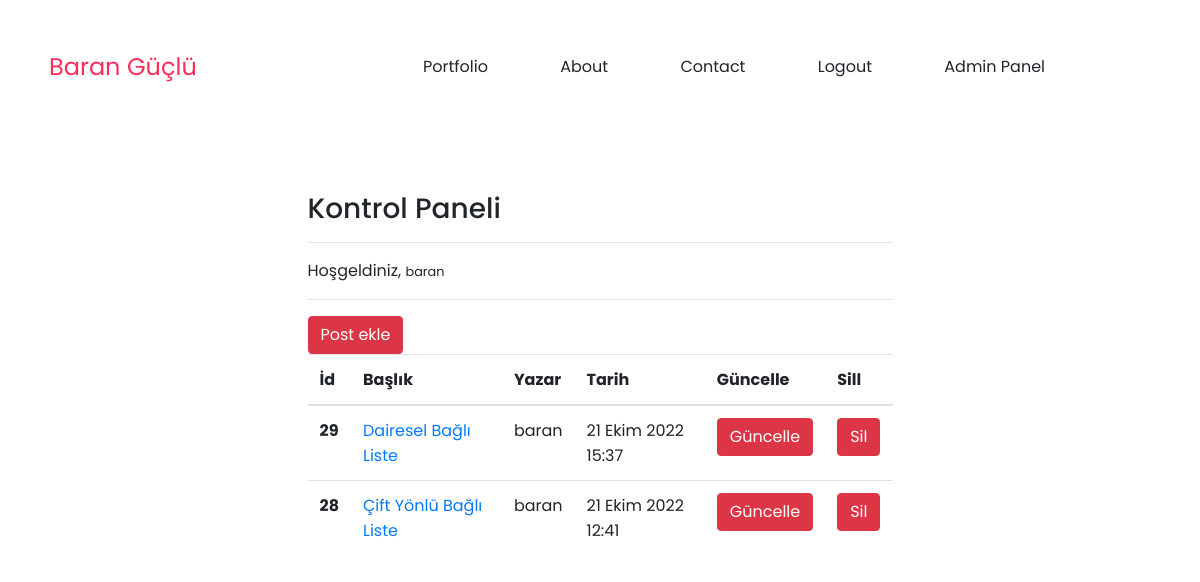
/posts/dashboard/ (signed in), run on the app's committed database.
### Post/models.py (models this page shows, shortened)
class Post(models.Model):
    author=models.ForeignKey("auth.User",on_delete=models.CASCADE,verbose_name="Kullanıcı")
    title = models.CharField(max_length=50,verbose_name="Başlık")
    content=RichTextField(max_length=50000,null=True)
    created_date=models.DateTimeField(auto_now_add=True,verbose_name="Tarih")
    post_image=models.FileField(blank=True,null=True,verbose_name="Posta fotoğraf ekleyin")
    class Meta:
        ordering = ['-created_date']

### Post/views.py (the view)
# urls.py: path("dashboard/",views.dashboard,name="dashboard"),
@login_required(login_url="user:login")
def dashboard(request):
    posts=Post.objects.filter(author=request.user)
    context={
        "posts":posts
    }
    return render(request,"dashboard.html",context)

### templates/dashboard.html (shortened to what this page needs)
<html>
{% load static %}
<head>
    <link rel="stylesheet" href="https://cdnjs.cloudflare.com/ajax/libs/animate.css/3.7.0/animate.min.css">
    <link rel="stylesheet" href="https://cdn.jsdelivr.net/npm/bootstrap@4.0.0/dist/css/bootstrap.min.css">
    <link rel="stylesheet" href="https://use.fontawesome.com/releases/v5.7.1/css/all.css">
    <link rel="stylesheet" href="{% static 'css/index.css'%}">
</head>
<body>
    <header id="header" class="animated slideInDown" style="animation-delay:1.8s;">
        <table>
            <tr>
                <td id="logo">Baran Güçlü</td>
                <td id="navigation">
                    <a href="/">Portfolio</a>
                    <a href="/">About</a>
                    <a href="/">Contact</a>
                    {% if request.user.is_authenticated %}
                        <a href="{% url 'user:logout'%}">Logout</a>
                        <a href="{% url 'post:dashboard'%}">Admin Panel</a>
                    {% else %}
                        <a href="{% url 'user:login'%}">Login</a>
                    {% endif%}
                </td>
            </tr>
        </table>
    </header>
<br><br><br><br><br><br><br><br>
<div class="row">
    <div class="col-md-6 offset-md-3">
        <h3>Kontrol Paneli</h3>
        <hr>
        <p>Hoşgeldiniz, <small>{{request.user.username}}</small></p>
        <hr>
        <a class="btn btn-danger" href="{% url 'post:addpost'%}">Post ekle</a>
        {% if posts %}
        <table class="table">
  <thead>
    <tr>
        <th scope="col">İd</th>
        <th scope="col">Başlık</th>
        <th scope="col">Yazar</th>
        <th scope="col">Tarih</th>
        <th scope="col">Güncelle</th>
        <th scope="col">Sill</th>
    </tr>
  </thead>
  <tbody>
    {% for post in posts %}
        <tr>
            <th scope="row">{{post.id}}</th>
            <td><a href="{% url 'post:detail' post.id %}">{{post.title}}</a></td>
            <td>{{post.author.username}}</td>
            <td>{{post.created_date}}</td>
            <td><a href="{% url 'post:update' post.id %}" class="btn btn-danger">Güncelle</a></td>
            <td><a href="{% url 'post:delete' post.id %}" class="btn btn-danger">Sil</a></td>
        </tr>
    {% endfor %}
  </tbody>
</table>
        {% else %}
        <div class="alert alert-danger">Henüz post mevcut değil.</div>
        {% endif %}
    </div>
</div>
</body>
</html>

### static/css/index.css (style rules this page uses)
body { font-family: 'Poppins', sans-serif; padding:0px; margin:0px; max-width:100vw; overflow-x:hidden; scroll-behavior: smooth; }
header { width:92vw; padding:6vh 4vw; position:fixed; font-weight:bold; background:transparent; color:#fff; transition:0.4s ease-in-out; z-index:2; }
header table { width:100%; }
#logo { width:20%; }
#navigation { width:80%; }
#logo { font-size:24px; color:rgb(255, 44, 90); }
#navigation { text-align:right; }
#navigation a { color:inherit; text-decoration:none; padding:5px 10px; border-bottom:2px solid transparent; margin-left:4vw; transition:0.4s ease-in-out; }
::placeholder { color:#000; }

### data on the page
Post: id "29", title "Dairesel Bağlı Liste", author.username "baran", created_date "21 Ekim 2022 15:37"
Post: id "28", title "Çift Yönlü Bağlı Liste", author.username "baran", created_date "21 Ekim 2022 12:41"

### other printed values
{{ request.user.username }} "baran"
